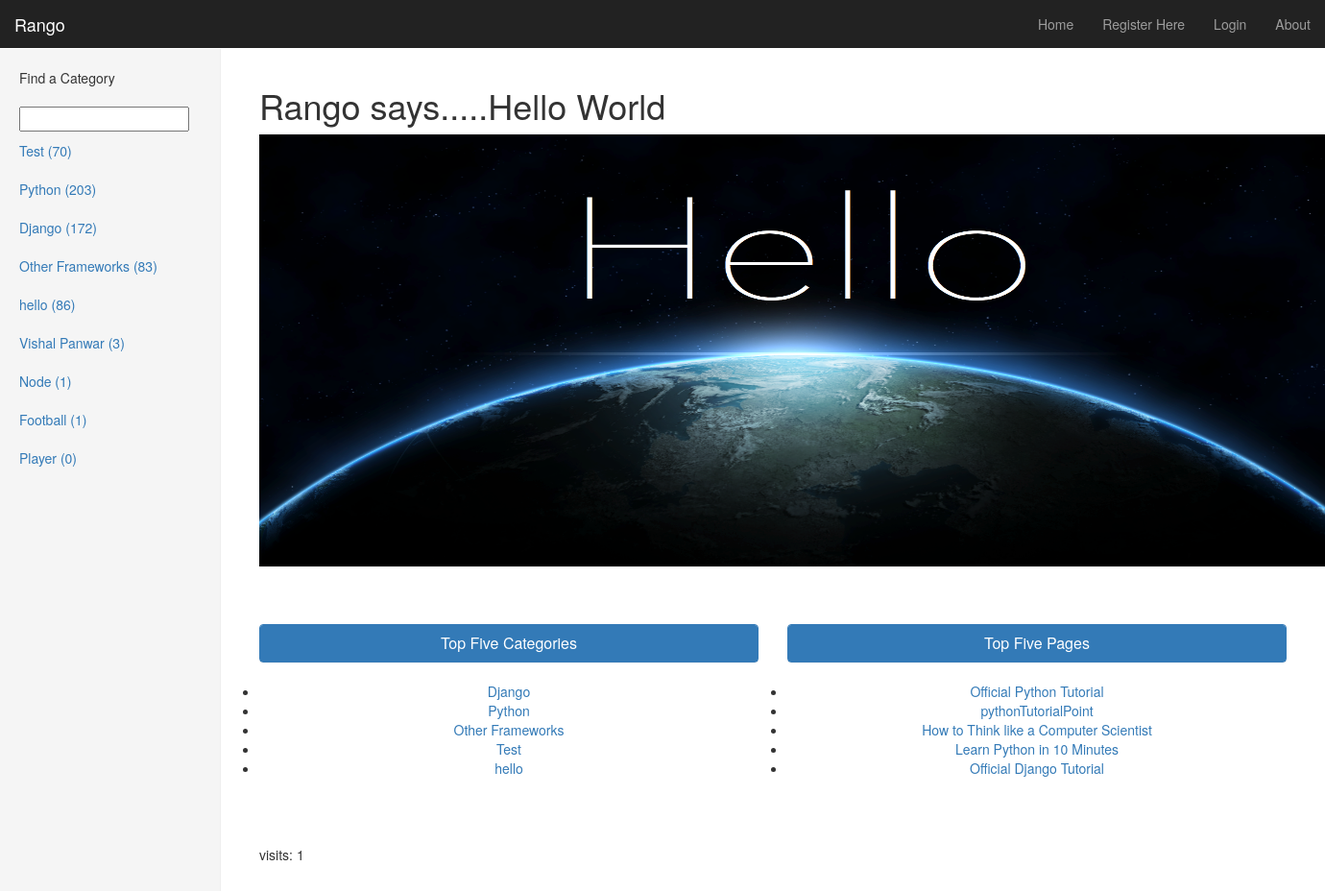
Screenshot of /rango/ with the database file from the repository.
### rango/models.py (models this page shows, shortened)
class Category(models.Model):
    name = models.CharField(max_length = 120, unique = True)
    views = models.IntegerField(default = 0)
    likes = models.IntegerField(default = 0)
    slug = models.SlugField()

class Page(models.Model):
    category = models.ForeignKey(Category)
    title = models.CharField(max_length = 120)
    url = models.URLField()
    views = models.IntegerField(default = 0)

### rango/views.py (the view)
# urls.py: url(r'^rango/$',views.rango_index,name = "rango_index"),
def rango_index(request):
    category_list = Category.objects.order_by('-likes')[:5]
    page_list = Page.objects.order_by('-views')[:5]
    context_dict = {'categories' : category_list}
    context_dict['pages'] = page_list
    context_dict['user'] = request.user
    '''
        check if user has a profile?
    '''
    if request.user.is_authenticated:
        userprofile = UserProfile.objects.get(user=request.user)
        if userprofile.has_profile:
            context_dict['has_profile'] = True
        else:
            context_dict['has_profile'] = False
    if 'visits' not in request.session:
        visits = 1
    else:
        visits = request.session['visits']
    reset_last_visit_time = False
    if 'last_visit' in request.session:
        last_visit = request.session['last_visit']
        last_visit_time = datetime.strptime(last_visit[:-7], "%Y-%m-%d %H:%M:%S")
        if (datetime.now() - last_visit_time).seconds > 5:
            visits = visits + 1
            reset_last_visit_time = True
    else:
        reset_last_visit_time = True
    if reset_last_visit_time:
        request.session['last_visit'] = str(datetime.now())
        request.session['visits'] = visits
    context_dict['visits'] = visits
    response = render(request,'rango/index.html',context_dict)
    return response

### rango/templatetags/rango_extras.py (called while the page is built)
@register.inclusion_tag('rango/cat.html')
def gen_category_list(cat = None):
    return {'cats' : Category.objects.all(), 'act_cat' : cat}

### tango/static/templates/rango/index.html (shortened to what this page needs)
{% extends 'base.html' %}
{% load static %}
{% block body_block %}
    {% if user.is_authenticated %}
        <div class = "page-header">
            <h1>Rango says.....Hello {{ user.username }}</h1>
        {% else %}
            <h1>Rango says.....Hello World</h1>
    {% endif %}
            <img id = 'index-img' src = "{% static 'media/hello.png' %}" width = '1130' height = '450'>
            <br><br><br><br>
        </div>
    <div class="row placeholders">
            <div class="col-xs-12 col-sm-6 placeholder">
               <div class="panel panel-primary">
                    <div class="panel-heading">
                    <h3 class="panel-title">Top Five Categories</h3>
                    </div>
                </div>
                {% if categories %}
                    <ul class = "list-group index-li">
                        {% for category in categories %}
                         <li class = "list-group-items"><a href="/rango/category/{{category.slug}}">{{ category.name }}</a></li>
                        {% endfor %}
                    </ul>
                {% else %}
                    <strong>There are no categories present.</strong>
                {% endif %}
            </div>
            <div class="col-xs-12 col-sm-6 placeholder">
              <div class="panel panel-primary">
                    <div class="panel-heading">
                    <h3 class="panel-title">Top Five Pages</h3>
                    </div>
              </div>
                {% if pages %}
                    <ul class = "list-group index-li">
                        {% for page in pages %}
                         <li class = "list-group-items"><a href="{% url 'rango_goto' %}?page_id={{page.id}}">{{ page.title }}</a></li>
                        {% endfor %}
                    </ul>
                {% else %}
                    <strong>There are no categories present.</strong>
                {% endif %}
            </div>
    </div>
    <p> visits: {{ visits }}</p>
{% endblock %}

### tango/static/templates/base.html (shortened to what this page needs)
{% load static %}
{% load rango_extras %}
<!DOCTYPE html>
<html lang="en">
  <head>
    <link href="{% static 'css/bootstrap.min.css' %}" rel="stylesheet">
    <link href="{% static 'css/dashboard.css' %}" rel="stylesheet">
  </head>
  <body>
    <div class="navbar navbar-inverse navbar-fixed-top" role="navigation">
      <div class="container-fluid">
        <div class="navbar-header">
          <a class="navbar-brand" href="/rango/">Rango</a>
        </div>
        <div class="navbar-collapse collapse">
          <ul class="nav navbar-nav navbar-right">
                <li><a href="{% url 'rango_index' %}">Home</a></li>
                    {% if user.is_authenticated %}
                        <li><a href="{% url 'rango_restricted' %}">Restricted Page</a></li>
                        <li><a href="{% url 'auth_logout' %}?next=/rango/">Logout</a></li>
                        <li><a href="{% url 'rango_add_category' %}">Add a New Category</a></li>
                    {% else %}
                        <li><a href="{% url 'registration_register' %}">Register Here</a></li>
                        <li><a href="{% url 'auth_login' %}">Login</a></li>
                    {% endif %}
                        <li><a href="{% url 'rango_about' %}">About</a></li>
              </ul>
        </div>
      </div>
    </div>
    <div class="container-fluid">
      <div class="row">
        <div class="col-sm-3 col-md-2 sidebar">
            <ul class="nav nav-list">
                <li class="nav-header">Find a Category</li>
                <form>
                    <li><input  class="search-query span10" type="text" name="suggestion" value="" id="suggestion" /></li>
                </form>
            </ul>
                {% block side_block %}
                    {% gen_category_list category %}
                {% endblock %}
        </div>
        <div class="col-sm-9 col-sm-offset-3 col-md-10 col-md-offset-2 main">
           <div>
                {% block body_block %}
                {% endblock %}
                </div>
        </div>
      </div>
  </body>
</html>

### tango/static/templates/rango/cat.html
{% if cats %}
    <ul class = "nav nav-sidebar">
        {% for c in cats %}
            {% if c == act_cat %}
                <li class = "active">
            {% else %}
                 <li>
            {% endif %}
                <a href = "/rango/category/{{c.slug}}">{{c.name}} ({{c.views}})</a></li>
        {% endfor %}
    </ul>
{% else %}
    <li>There are no category present.</li>
{% endif %}

### tango/static/css/dashboard.css (style rules this page uses)
body { padding-top: 50px; }
.navbar-fixed-top { border: 0; }
.sidebar { display: none; }
@media (min-width: 768px) { .sidebar { position: fixed; top: 51px; bottom: 0; left: 0; z-index: 1000; display: block; padding: 20px; overflow-x: hidden; overflow-y: auto; background-color: #f5f5f5; border-right: 1px solid #eee; } }
.nav-sidebar { margin-right: -21px; margin-bottom: 20px; margin-left: -20px; }
.nav-sidebar > li > a { padding-right: 20px; padding-left: 20px; }
.main { padding: 20px; }
@media (min-width: 768px) { .main { padding-right: 40px; padding-left: 40px; } }
.placeholders { margin-bottom: 30px; text-align: center; }
.placeholder { margin-bottom: 20px; }

### rows the page displays
Category: name "Test", views "70"
Category: name "Python", views "203"
Category: name "Django", views "172"
Category: name "Other Frameworks", views "83"
Category: name "hello", views "86"
Category: name "Vishal Panwar", views "3"
Category: name "Node", views "1"
Category: name "Football", views "1"
Category: name "Player", views "0"
Page: title "Official Python Tutorial"
Page: title "pythonTutorialPoint"
Page: title "How to Think like a Computer Scientist"
Page: title "Learn Python in 10 Minutes"
Page: title "Official Django Tutorial"

### other values shown
{{ visits }} "1"
